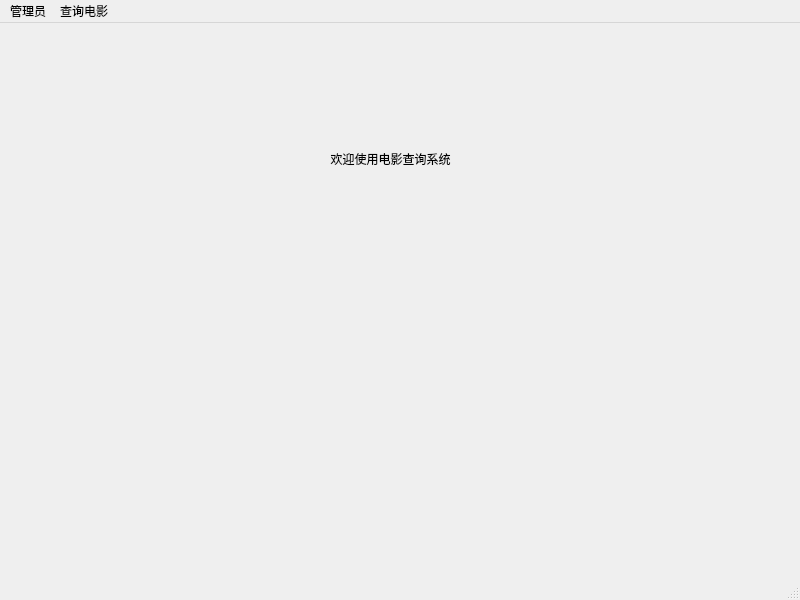
<?xml version="1.0" encoding="UTF-8"?>
<ui version="4.0">
 <class>MainWindow</class>
 <widget class="QMainWindow" name="MainWindow">
  <property name="geometry">
   <rect>
    <x>0</x>
    <y>0</y>
    <width>800</width>
    <height>600</height>
   </rect>
  </property>
  <property name="windowTitle">
   <string>MainWindow</string>
  </property>
  <widget class="QWidget" name="centralwidget">
   <widget class="QLabel" name="label">
    <property name="geometry">
     <rect>
      <x>60</x>
      <y>70</y>
      <width>661</width>
      <height>131</height>
     </rect>
    </property>
    <property name="styleSheet">
     <string notr="true">
font: 48pt &quot;微软雅黑&quot;;</string>
    </property>
    <property name="text">
     <string>欢迎使用电影查询系统</string>
    </property>
    <property name="alignment">
     <set>Qt::AlignCenter</set>
    </property>
   </widget>
  </widget>
  <widget class="QMenuBar" name="menubar">
   <property name="geometry">
    <rect>
     <x>0</x>
     <y>0</y>
     <width>800</width>
     <height>23</height>
    </rect>
   </property>
   <widget class="QMenu" name="menu">
    <property name="title">
     <string>管理员</string>
    </property>
    <addaction name="separator"/>
    <addaction name="actionaddMovie"/>
   </widget>
   <widget class="QMenu" name="menu_2">
    <property name="title">
     <string>查询电影</string>
    </property>
    <addaction name="actionmovie_search"/>
   </widget>
   <addaction name="menu"/>
   <addaction name="menu_2"/>
  </widget>
  <widget class="QStatusBar" name="statusbar"/>
  <action name="actionaddMovie">
   <property name="text">
    <string>addMovie</string>
   </property>
  </action>
  <action name="actionmovie_search">
   <property name="text">
    <string>movie_search</string>
   </property>
  </action>
 </widget>
 <resources/>
 <connections/>
</ui>
